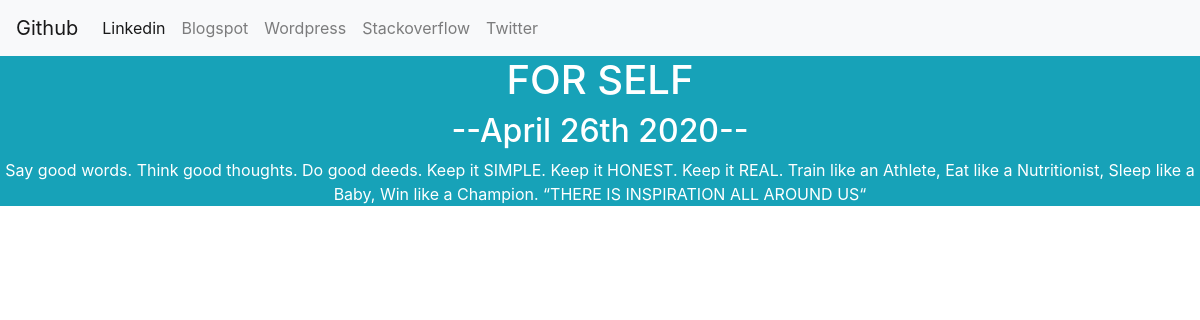
Page /blog/3 on the committed database.
### blog/models.py (models this page shows, shortened)
class Blog(models.Model):
    title = models.CharField(max_length = 200)
    description = models.TextField()
    date = models.DateField()

### blog/views.py (the view)
# urls.py: path('<int:blog_id>',views.detail, name='detail'),
def detail(request, blog_id):
    blog = get_object_or_404(Blog, pk=blog_id)
    return render(request, 'blog/detail.html',{'blog':blog})

### blog/templates/blog/detail.html
{% extends 'generator/base.html' %}
{% block content%}
<div class="bg-info text-white text-center">
<h1 class=""text-center"">{{blog.title}}</h1>
<h2>--{{blog.date|date:'F jS Y'}}--</h2>
{{blog.description|safe}}
</div>
{% endblock %}

### rows in the picture
Blog: title "FOR SELF", date "April 26th 2020", description "Say good words. Think good thoughts. Do good deeds. Keep it SIMPLE. Keep it HONEST. Keep it REAL. Train like an Athlete, Eat like a Nutritionist, Sleep like a Baby, Win like a Champion. “THERE IS INSPIRATION ALL AROUND US“"
